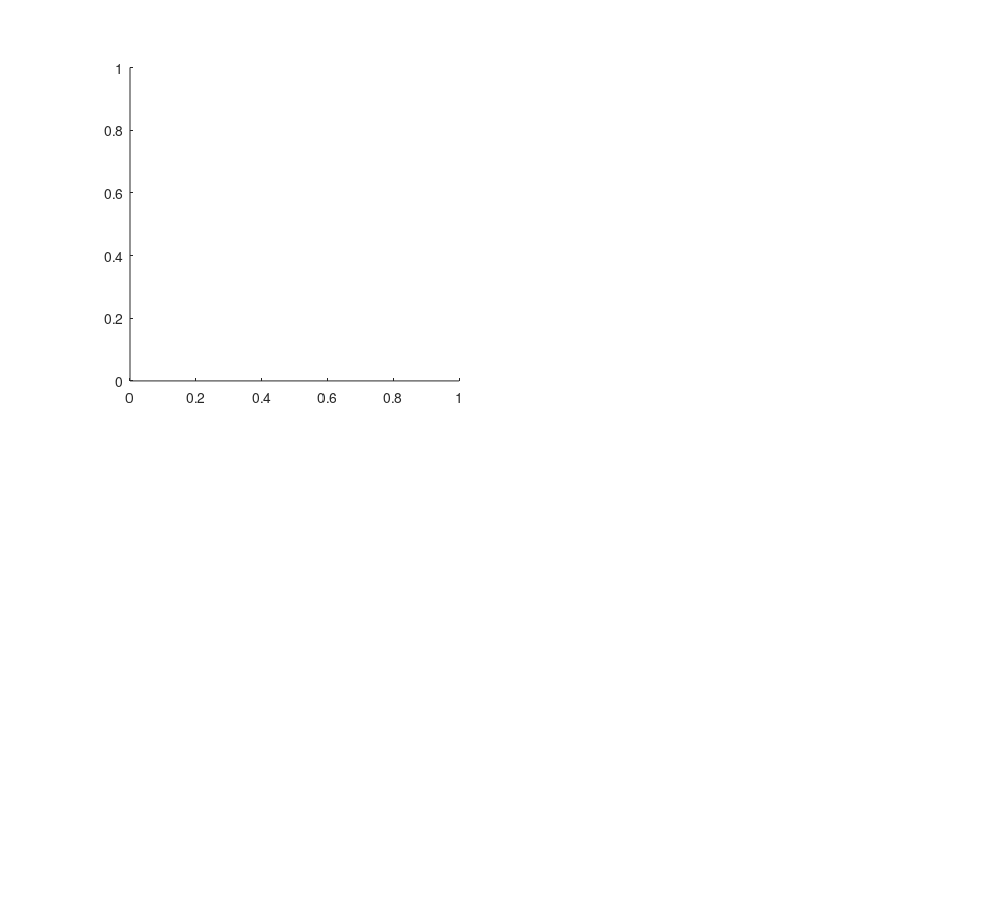

Here is the MATLAB script that generated this plot: (Note: this script raises an error after producing the figure.)
%% Plotting Extras
% This script generates plots related to the Monte Carlo simulations for 
% single-neuron activity. Ensure the data has been precomputed in the 
% Monte Carlo simulation for the single-neuron level within 
% `main_HH2D_stochastic.m` before running this script to visualize results.

%% Boxplots
% Distribution of integral of u^2
figure('Units', 'inches', 'Position', [0, 0, 10, 9], 'PaperPositionMode', 'auto', 'Renderer', 'painters');
subplot(2, 2, 1);
boxplot(J_u_ST_mat, D_new_values, 'Widths', 0.6);
xlabel('Noise Level', 'Interpreter', 'latex', 'FontSize', 10);
ylabel('$\int u^2$', 'Interpreter', 'latex', 'FontSize', 10);
title('Stochastic Control Solution', 'Interpreter', 'latex', 'FontSize', 12, 'FontWeight', 'bold');
subplot(2, 2, 2); 
boxplot(J_u_DT_mat, D_new_values, 'Widths', 0.6);
xlabel('Noise Level', 'Interpreter', 'latex', 'FontSize', 10);
ylabel('$\int u^2$', 'Interpreter', 'latex', 'FontSize', 10);
title('Deterministic Control Solution', 'Interpreter', 'latex', 'FontSize', 12, 'FontWeight', 'bold');
subplot(2, 2, 3);
boxplot(J_u_no_feedback_ST_mat, D_new_values, 'Widths', 0.6);
xlabel('Noise Level', 'Interpreter', 'latex', 'FontSize', 10);
ylabel('$\int u^2$', 'Interpreter', 'latex', 'FontSize', 10);
title('No Feedback Case (Stochastic)', 'Interpreter', 'latex', 'FontSize', 12, 'FontWeight', 'bold');
subplot(2, 2, 4);
boxplot(J_u_no_feedback_DT_mat, D_new_values, 'Widths', 0.6);
xlabel('Noise Level', 'Interpreter', 'latex', 'FontSize', 10);
ylabel('$\int u^2$', 'Interpreter', 'latex', 'FontSize', 10);
title('No Feedback Case (Deterministic)', 'Interpreter', 'latex', 'FontSize', 12, 'FontWeight', 'bold');
saveas(gcf, 'integral_of_u_squared', 'png');

% Distribution of euclidean norm of final point error
figure('Units', 'inches', 'Position', [0, 0, 10, 9]);
subplot(2, 2, 1);
boxplot(J_end_euclidean_ST_mat, D_new_values, 'Widths', 0.6);
title('Stochastic Control Solution', 'FontWeight', 'bold');
xlabel('Noise Level');
ylabel('Euclidean Norm');
subplot(2, 2, 2);
boxplot(J_end_euclidean_DT_mat, D_new_values, 'Widths', 0.6);
title('Deterministic Control Solution', 'FontWeight', 'bold');
xlabel('Noise Level');
ylabel('Euclidean Norm');
subplot(2, 2, 3);
boxplot(J_end_euclidean_no_feedback_ST_mat, D_new_values, 'Widths', 0.6);
title('No Feedback Case (Stochastic)', 'FontWeight', 'bold');
xlabel('Noise Level');
ylabel('Euclidean Norm');
subplot(2, 2, 4);
boxplot(J_end_euclidean_no_feedback_DT_mat, D_new_values, 'Widths', 0.6);
title('No Feedback Case (Deterministic)', 'FontWeight', 'bold');
xlabel('Noise Level');
ylabel('Euclidean Norm');
saveas(gcf, 'euclidean_norm_final_point_error', 'png');

% Distribution of exponential norm of final point error
figure('Units', 'inches', 'Position', [0, 0, 10, 9]);
subplot(2, 2, 1);
boxplot(J_end_exp_ST_mat, D_new_values, 'Widths', 0.6);
title('Stochastic Control Solution', 'FontWeight', 'bold');
xlabel('Noise Level');
ylabel('Exponential Norm');
subplot(2, 2, 2);
boxplot(J_end_exp_DT_mat, D_new_values, 'Widths', 0.6);
title('Deterministic Control Solution', 'FontWeight', 'bold');
xlabel('Noise Level');
ylabel('Exponential Norm');
subplot(2, 2, 3);
boxplot(J_end_exp_no_feedback_ST_mat, D_new_values, 'Widths', 0.6);
title('No Feedback Case (Stochastic)', 'FontWeight', 'bold');
xlabel('Noise Level');
ylabel('Exponential Norm');
subplot(2, 2, 4);
boxplot(J_end_exp_no_feedback_DT_mat, D_new_values, 'Widths', 0.6);
title('No Feedback Case (Deterministic)', 'FontWeight', 'bold');
xlabel('Noise Level');
ylabel('Exponential Norm');
saveas(gcf, 'exponential_norm_final_point_error', 'png');

% Distribution of total cost (euclidean + u^2 integral)
figure('Units', 'inches', 'Position', [0, 0, 10, 9]);
subplot(2, 2, 1);
boxplot(J_total_euclid_ST_mat, D_new_values, 'Widths', 0.6);
title('Stochastic Control Solution', 'Interpreter', 'latex', 'FontWeight', 'bold');
xlabel('Noise Level');
ylabel('Total Cost');
subplot(2, 2, 2);
boxplot(J_total_euclid_DT_mat, D_new_values, 'Widths', 0.6);
title('Deterministic Control Solution', 'Interpreter', 'latex', 'FontWeight', 'bold');
xlabel('Noise Level');
ylabel('Total Cost');
subplot(2, 2, 3);
boxplot(J_total_euclid_no_feedback_ST_mat, D_new_values, 'Widths', 0.6);
title('No Feedback Case (Stochastic)', 'Interpreter', 'latex', 'FontWeight', 'bold');
xlabel('Noise Level');
ylabel('Total Cost');
subplot(2, 2, 4);
boxplot(J_total_euclid_no_feedback_DT_mat, D_new_values, 'Widths', 0.6);
title('No Feedback Case (Deterministic)', 'Interpreter', 'latex', 'FontWeight', 'bold');
xlabel('Noise Level');
ylabel('Total Cost');
saveas(gcf, 'total_cost_euclidean_integral_u_squared', 'png');

% Distribution of total cost (exponential + u^2 integral = paper formula)
figure('Units', 'inches', 'Position', [0, 0, 10, 9], 'PaperPositionMode', 'auto', 'Renderer', 'painters');
subplot(2, 2, 1);
boxplot(J_total_ST_mat, D_new_values, 'Widths', 0.6);
title('Stochastic Control Solution', 'Interpreter', 'latex', 'FontSize', 12, 'FontWeight', 'bold');
xlabel('Noise Level', 'Interpreter', 'latex', 'FontSize', 10);
ylabel('Total Cost', 'Interpreter', 'latex', 'FontSize', 10);
ylim([0 1200]);

subplot(2, 2, 2);
boxplot(J_total_DT_mat, D_new_values, 'Widths', 0.6);
title('Deterministic Control Solution', 'Interpreter', 'latex', 'FontSize', 12, 'FontWeight', 'bold');
xlabel('Noise Level', 'Interpreter', 'latex', 'FontSize', 10);
ylabel('Total Cost', 'Interpreter', 'latex', 'FontSize', 10);
ylim([0 1200]);

subplot(2, 2, 3);
boxplot(J_total_no_feedback_ST_mat, D_new_values, 'Widths', 0.6);
title('No Feedback Case (Stochastic)', 'Interpreter', 'latex', 'FontSize', 12, 'FontWeight', 'bold');
xlabel('Noise Level', 'Interpreter', 'latex', 'FontSize', 10);
ylabel('Total Cost', 'Interpreter', 'latex', 'FontSize', 10);
ylim([0 1200]);

subplot(2, 2, 4);
boxplot(J_total_no_feedback_DT_mat, D_new_values, 'Widths', 0.6);
title('No Feedback Case (Deterministic)', 'Interpreter', 'latex', 'FontSize', 12, 'FontWeight', 'bold');
xlabel('Noise Level', 'Interpreter', 'latex', 'FontSize', 10);
ylabel('Total Cost', 'Interpreter', 'latex', 'FontSize', 10);
ylim([0 1200]);

saveas(gcf, 'total_cost_exponential_integral_u_squared', 'png');

% Distribution of v_end
figure('Units', 'inches', 'Position', [0, 0, 10, 9]);
subplot(2, 2, 1);
boxplot(J_v_end_ST_mat, D_new_values, 'Widths', 0.6);
title('Stochastic Control Solution', 'Interpreter', 'latex', 'FontWeight', 'bold');
xlabel('Noise Level');
ylabel('$v_{\mathrm{end}}$', 'Interpreter', 'latex');
subplot(2, 2, 2);
boxplot(J_v_end_DT_mat, D_new_values, 'Widths', 0.6);
title('Deterministic Control Solution', 'Interpreter', 'latex', 'FontWeight', 'bold');
xlabel('Noise Level');
ylabel('$v_{\mathrm{end}}$', 'Interpreter', 'latex');
subplot(2, 2, 3);
boxplot(J_v_end_no_feedback_ST_mat, D_new_values, 'Widths', 0.6);
title('No Feedback Case (Stochastic)', 'Interpreter', 'latex', 'FontWeight', 'bold');
xlabel('Noise Level');
ylabel('$v_{\mathrm{end}}$', 'Interpreter', 'latex');
subplot(2, 2, 4);
boxplot(J_v_end_no_feedback_DT_mat, D_new_values, 'Widths', 0.6);
title('No Feedback Case (deterministic)', 'Interpreter', 'latex', 'FontWeight', 'bold');
xlabel('Noise Level');
ylabel('$v_{\mathrm{end}}$', 'Interpreter', 'latex');
saveas(gcf, 'finalv', 'png');

% Distribution of n_end
figure('Units', 'inches', 'Position', [0, 0, 10, 9]);
subplot(2, 2, 1);
boxplot(J_n_end_ST_mat, D_new_values, 'Widths', 0.6);
title('Stochastic Control Solution', 'Interpreter', 'latex', 'FontWeight', 'bold');
xlabel('Noise Level');
ylabel('$n_{\mathrm{end}}$', 'Interpreter', 'latex');
subplot(2, 2, 2);
boxplot(J_n_end_ST_mat, D_new_values, 'Widths', 0.6);
title('Deterministic Control Solution', 'Interpreter', 'latex', 'FontWeight', 'bold');
xlabel('Noise Level');
ylabel('$n_{\mathrm{end}}$', 'Interpreter', 'latex');
subplot(2, 2, 3);
boxplot(J_n_end_no_feedback_ST_mat, D_new_values, 'Widths', 0.6);
title('No Feedback Case (Stochastic)', 'Interpreter', 'latex', 'FontWeight', 'bold');
xlabel('Noise Level');
ylabel('$n_{\mathrm{end}}$', 'Interpreter', 'latex');
subplot(2, 2, 4);
boxplot(J_n_end_no_feedback_DT_mat, D_new_values, 'Widths', 0.6);
title('No Feedback Case (deterministic)', 'Interpreter', 'latex', 'FontWeight', 'bold');
xlabel('Noise Level');
ylabel('$n_{\mathrm{end}}$', 'Interpreter', 'latex');
saveas(gcf, 'finalv', 'png');

%% Histogram Plots with Trend Lines
% Define line styles, markers, and colors based on the number of D_new_values
num_cases = length(D_new_values);
line_styles = cellstr(repmat('-', num_cases, 1));
markers = {'o', 's', 'd', '^', 'v', '>', '<', 'p', 'h'};
colors = {'r', 'b', 'g', 'm', 'c', 'k', 'y', [0.5, 0.5, 0.5], [0.75, 0, 0.75]};
legends = cell(1, num_cases);
for i = 1:num_cases
    legends{i} = sprintf('D = %.1f', D_new_values(i));
end

% Initialize matrices to store mean and variance values
mean_values = zeros(length(D_new_values), 6);
variance_values = zeros(length(D_new_values), 6);

% Set figure properties
fig_width = 10;
fig_height = 9;
font_size = 12;
line_width = 1.5;

% Distribution of integral of u^2
figure('Units', 'inches', 'Position', [0, 0, fig_width, fig_height], 'PaperPositionMode', 'auto', 'Renderer', 'painters');
subplot(2, 2, 1);
hold on;
for i = 1:length(D_new_values)
    [mean_val, var_val] = plotHistogramWithTrendLine(J_u_ST_mat(:, i), line_styles{i}, markers{mod(i-1, numel(markers))+1}, colors{mod(i-1, numel(colors))+1}, legends{i});
    mean_values(i, 1) = mean_val;
    variance_values(i, 1) = var_val;
end
hold off;
xlabel('$\int u^2$', 'Interpreter', 'latex', 'FontSize', font_size);
ylabel('Probability Density', 'Interpreter', 'latex', 'FontSize', font_size);
title('Stochastic Control Solution', 'Interpreter', 'latex', 'FontSize', font_size+2, 'FontWeight', 'bold');
legend('Location', 'northeast', 'FontSize', font_size-2, 'Box', 'off', 'Interpreter', 'latex');
set(gca, 'FontSize', font_size-2, 'LineWidth', line_width, 'TickLabelInterpreter', 'latex');

subplot(2, 2, 2);
hold on;
for i = 1:length(D_new_values)
    [mean_val, var_val] = plotHistogramWithTrendLine(J_u_DT_mat(:, i), line_styles{i}, markers{mod(i-1, numel(markers))+1}, colors{mod(i-1, numel(colors))+1}, legends{i});
    mean_values(i, 2) = mean_val;
    variance_values(i, 2) = var_val;
end
hold off;
xlabel('$\int u^2$', 'Interpreter', 'latex', 'FontSize', font_size);
ylabel('Probability Density', 'Interpreter', 'latex', 'FontSize', font_size);
title('Deterministic Control Solution', 'Interpreter', 'latex', 'FontSize', font_size+2, 'FontWeight', 'bold');
legend('Location', 'northeast', 'FontSize', font_size-2, 'Box', 'off', 'Interpreter', 'latex');
set(gca, 'FontSize', font_size-2, 'LineWidth', line_width, 'TickLabelInterpreter', 'latex');

subplot(2, 2, 3);
hold on;
for i = 1:length(D_new_values)
    [mean_val, var_val] = plotHistogramWithTrendLine(J_u_no_feedback_ST_mat(:, i), line_styles{i}, markers{mod(i-1, numel(markers))+1}, colors{mod(i-1, numel(colors))+1}, legends{i});
    mean_values(i, 3) = mean_val;
    variance_values(i, 3) = var_val;
end
hold off;
xlabel('$\int u^2$', 'Interpreter', 'latex', 'FontSize', font_size);
ylabel('Probability Density', 'Interpreter', 'latex', 'FontSize', font_size);
title('No Feedback Case (Stochastic)', 'Interpreter', 'latex', 'FontSize', font_size+2, 'FontWeight', 'bold');
legend('Location', 'northeast', 'FontSize', font_size-2, 'Box', 'off', 'Interpreter', 'latex');
set(gca, 'FontSize', font_size-2, 'LineWidth', line_width, 'TickLabelInterpreter', 'latex');

subplot(2, 2, 4);
hold on;
for i = 1:length(D_new_values)
    [mean_val, var_val] = plotHistogramWithTrendLine(J_u_no_feedback_DT_mat(:, i), line_styles{i}, markers{mod(i-1, numel(markers))+1}, colors{mod(i-1, numel(colors))+1}, legends{i});
    mean_values(i, 4) = mean_val;
    variance_values(i, 4) = var_val;
end
hold off;
xlabel('$\int u^2$', 'Interpreter', 'latex', 'FontSize', font_size);
ylabel('Probability Density', 'Interpreter', 'latex', 'FontSize', font_size);
title('No Feedback Case (Deterministic)', 'Interpreter', 'latex', 'FontSize', font_size+2, 'FontWeight', 'bold');
legend('Location', 'northeast', 'FontSize', font_size-2, 'Box', 'off', 'Interpreter', 'latex');
set(gca, 'FontSize', font_size-2, 'LineWidth', line_width, 'TickLabelInterpreter', 'latex');

saveas(gcf, 'integral_of_u_squared_distribution.png');

% Distribution of euclidean norm of final point error
figure('Units', 'inches', 'Position', [0, 0, fig_width, fig_height], 'PaperPositionMode', 'auto', 'Renderer', 'painters');
subplot(2, 2, 1);
hold on;
for i = 1:length(D_new_values)
    [mean_val, var_val] = plotHistogramWithTrendLine(J_end_euclidean_ST_mat(:, i), line_styles{i}, markers{mod(i-1, numel(markers))+1}, colors{mod(i-1, numel(colors))+1}, legends{i});
    mean_values(i, 5) = mean_val;
    variance_values(i, 5) = var_val;
end
hold off;
xlabel('Euclidean Norm', 'Interpreter', 'latex', 'FontSize', font_size);
ylabel('Probability Density', 'Interpreter', 'latex', 'FontSize', font_size);
title('Stochastic Control Solution', 'Interpreter', 'latex', 'FontSize', font_size+2, 'FontWeight', 'bold');
legend('Location', 'northeast', 'FontSize', font_size-2, 'Box', 'off', 'Interpreter', 'latex');
set(gca, 'FontSize', font_size-2, 'LineWidth', line_width, 'TickLabelInterpreter', 'latex');

subplot(2, 2, 2);
hold on;
for i = 1:length(D_new_values)
    [mean_val, var_val] = plotHistogramWithTrendLine(J_end_euclidean_DT_mat(:, i), line_styles{i}, markers{mod(i-1, numel(markers))+1}, colors{mod(i-1, numel(colors))+1}, legends{i});
    mean_values(i, 6) = mean_val;
    variance_values(i, 6) = var_val;
end
hold off;
xlabel('Euclidean Norm', 'Interpreter', 'latex', 'FontSize', font_size);
ylabel('Probability Density', 'Interpreter', 'latex', 'FontSize', font_size);
title('Deterministic Control Solution', 'Interpreter', 'latex', 'FontSize', font_size+2, 'FontWeight', 'bold');
legend('Location', 'northeast', 'FontSize', font_size-2, 'Box', 'off', 'Interpreter', 'latex');
set(gca, 'FontSize', font_size-2, 'LineWidth', line_width, 'TickLabelInterpreter', 'latex');

subplot(2, 2, 3);
hold on;
for i = 1:length(D_new_values)
    [mean_val, var_val] = plotHistogramWithTrendLine(J_end_euclidean_no_feedback_ST_mat(:, i), line_styles{i}, markers{mod(i-1, numel(markers))+1}, colors{mod(i-1, numel(colors))+1}, legends{i});
    mean_values(i, 7) = mean_val;
    variance_values(i, 7) = var_val;
end
hold off;
xlabel('Euclidean Norm', 'Interpreter', 'latex', 'FontSize', font_size);
ylabel('Probability Density', 'Interpreter', 'latex', 'FontSize', font_size);
title('No Feedback Case (Stochastic)', 'Interpreter', 'latex', 'FontSize', font_size+2, 'FontWeight', 'bold');
legend('Location', 'northeast', 'FontSize', font_size-2, 'Box', 'off', 'Interpreter', 'latex');
set(gca, 'FontSize', font_size-2, 'LineWidth', line_width, 'TickLabelInterpreter', 'latex');

subplot(2, 2, 4);
hold on;
for i = 1:length(D_new_values)
    [mean_val, var_val] = plotHistogramWithTrendLine(J_end_euclidean_no_feedback_DT_mat(:, i), line_styles{i}, markers{mod(i-1, numel(markers))+1}, colors{mod(i-1, numel(colors))+1}, legends{i});
    mean_values(i, 8) = mean_val;
    variance_values(i, 8) = var_val;
end
hold off;
xlabel('Euclidean Norm', 'Interpreter', 'latex', 'FontSize', font_size);
ylabel('Probability Density', 'Interpreter', 'latex', 'FontSize', font_size);
title('No Feedback Case (Deterministic)', 'Interpreter', 'latex', 'FontSize', font_size+2, 'FontWeight', 'bold');
legend('Location', 'northeast', 'FontSize', font_size-2, 'Box', 'off', 'Interpreter', 'latex');
set(gca, 'FontSize', font_size-2, 'LineWidth', line_width, 'TickLabelInterpreter', 'latex');

saveas(gcf, 'euclidean_norm_final_point_error_distribution.png');

% Distribution of exponential norm of final point error
figure('Units', 'inches', 'Position', [0, 0, fig_width, fig_height], 'PaperPositionMode', 'auto', 'Renderer', 'painters');
subplot(2, 2, 1);
hold on;
for i = 1:length(D_new_values)
    [mean_val, var_val] = plotHistogramWithTrendLine(J_end_exp_ST_mat(:, i), line_styles{i}, markers{mod(i-1, numel(markers))+1}, colors{mod(i-1, numel(colors))+1}, legends{i});
    mean_values(i, 9) = mean_val;
    variance_values(i, 9) = var_val;
end
hold off;
xlabel('Exponential Norm', 'Interpreter', 'latex', 'FontSize', font_size);
ylabel('Probability Density', 'Interpreter', 'latex', 'FontSize', font_size);
title('Stochastic Control Solution', 'Interpreter', 'latex', 'FontSize', font_size+2, 'FontWeight', 'bold');
legend('Location', 'northeast', 'FontSize', font_size-2, 'Box', 'off', 'Interpreter', 'latex');
set(gca, 'FontSize', font_size-2, 'LineWidth', line_width, 'TickLabelInterpreter', 'latex');

subplot(2, 2, 2);
hold on;
for i = 1:length(D_new_values)
    [mean_val, var_val] = plotHistogramWithTrendLine(J_end_exp_DT_mat(:, i), line_styles{i}, markers{mod(i-1, numel(markers))+1}, colors{mod(i-1, numel(colors))+1}, legends{i});
    mean_values(i, 10) = mean_val;
    variance_values(i, 10) = var_val;
end
hold off;
xlabel('Exponential Norm', 'Interpreter', 'latex', 'FontSize', font_size);
ylabel('Probability Density', 'Interpreter', 'latex', 'FontSize', font_size);
title('Deterministic Control Solution', 'Interpreter', 'latex', 'FontSize', font_size+2, 'FontWeight', 'bold');
legend('Location', 'northeast', 'FontSize', font_size-2, 'Box', 'off', 'Interpreter', 'latex');
set(gca, 'FontSize', font_size-2, 'LineWidth', line_width, 'TickLabelInterpreter', 'latex');

subplot(2, 2, 3);
hold on;
for i = 1:length(D_new_values)
    [mean_val, var_val] = plotHistogramWithTrendLine(J_end_exp_no_feedback_ST_mat(:, i), line_styles{i}, markers{mod(i-1, numel(markers))+1}, colors{mod(i-1, numel(colors))+1}, legends{i});
    mean_values(i, 11) = mean_val;
    variance_values(i, 11) = var_val;
end
hold off;
xlabel('Exponential Norm', 'Interpreter', 'latex', 'FontSize', font_size);
ylabel('Probability Density', 'Interpreter', 'latex', 'FontSize', font_size);
title('No Feedback Case (Stochastic)', 'Interpreter', 'latex', 'FontSize', font_size+2, 'FontWeight', 'bold');
legend('Location', 'northeast', 'FontSize', font_size-2, 'Box', 'off', 'Interpreter', 'latex');
set(gca, 'FontSize', font_size-2, 'LineWidth', line_width, 'TickLabelInterpreter', 'latex');

subplot(2, 2, 4);
hold on;
for i = 1:length(D_new_values)
    [mean_val, var_val] = plotHistogramWithTrendLine(J_end_exp_no_feedback_DT_mat(:, i), line_styles{i}, markers{mod(i-1, numel(markers))+1}, colors{mod(i-1, numel(colors))+1}, legends{i});
    mean_values(i, 11) = mean_val;
    variance_values(i, 11) = var_val;
end
hold off;
xlabel('Exponential Norm', 'Interpreter', 'latex', 'FontSize', font_size);
ylabel('Probability Density', 'Interpreter', 'latex', 'FontSize', font_size);
title('No Feedback Case (Deterministic)', 'Interpreter', 'latex', 'FontSize', font_size+2, 'FontWeight', 'bold');
legend('Location', 'northeast', 'FontSize', font_size-2, 'Box', 'off', 'Interpreter', 'latex');
set(gca, 'FontSize', font_size-2, 'LineWidth', line_width, 'TickLabelInterpreter', 'latex');

% Distribution of total cost (euclidean + u^2 integral)
figure('Units', 'inches', 'Position', [0, 0, fig_width, fig_height], 'PaperPositionMode', 'auto', 'Renderer', 'painters');
subplot(2, 2, 1);
hold on;
for i = 1:length(D_new_values)
    [mean_val, var_val] = plotHistogramWithTrendLine(J_total_euclid_ST_mat(:, i), line_styles{i}, markers{mod(i-1, numel(markers))+1}, colors{mod(i-1, numel(colors))+1}, legends{i});
    mean_values(i, 13) = mean_val;
    variance_values(i, 13) = var_val;
end
hold off;
xlabel('Total Cost (Euclidean)', 'Interpreter', 'latex', 'FontSize', font_size);
ylabel('Probability Density', 'Interpreter', 'latex', 'FontSize', font_size);
title('Stochastic Control Solution', 'Interpreter', 'latex', 'FontSize', font_size+2, 'FontWeight', 'bold');
legend('Location', 'northeast', 'FontSize', font_size-2, 'Box', 'off', 'Interpreter', 'latex');
set(gca, 'FontSize', font_size-2, 'LineWidth', line_width, 'TickLabelInterpreter', 'latex');

subplot(2, 2, 2);
hold on;
for i = 1:length(D_new_values)
    [mean_val, var_val] = plotHistogramWithTrendLine(J_total_euclid_DT_mat(:, i), line_styles{i}, markers{mod(i-1, numel(markers))+1}, colors{mod(i-1, numel(colors))+1}, legends{i});
    mean_values(i, 14) = mean_val;
    variance_values(i, 14) = var_val;
end
hold off;
xlabel('Total Cost (Euclidean)', 'Interpreter', 'latex', 'FontSize', font_size);
ylabel('Probability Density', 'Interpreter', 'latex', 'FontSize', font_size);
title('Deterministic Control Solution', 'Interpreter', 'latex', 'FontSize', font_size+2, 'FontWeight', 'bold');
legend('Location', 'northeast', 'FontSize', font_size-2, 'Box', 'off', 'Interpreter', 'latex');
set(gca, 'FontSize', font_size-2, 'LineWidth', line_width, 'TickLabelInterpreter', 'latex');

subplot(2, 2, 3);
hold on;
for i = 1:length(D_new_values)
    [mean_val, var_val] = plotHistogramWithTrendLine(J_total_euclid_no_feedback_ST_mat(:, i), line_styles{i}, markers{mod(i-1, numel(markers))+1}, colors{mod(i-1, numel(colors))+1}, legends{i});
    mean_values(i, 15) = mean_val;
    variance_values(i, 15) = var_val;
end
hold off;
xlabel('Total Cost (Euclidean)', 'Interpreter', 'latex', 'FontSize', font_size);
ylabel('Probability Density', 'Interpreter', 'latex', 'FontSize', font_size);
title('No Feedback Case (Stochastic)', 'Interpreter', 'latex', 'FontSize', font_size+2, 'FontWeight', 'bold');
legend('Location', 'northeast', 'FontSize', font_size-2, 'Box', 'off', 'Interpreter', 'latex');
set(gca, 'FontSize', font_size-2, 'LineWidth', line_width, 'TickLabelInterpreter', 'latex');

subplot(2, 2, 4);
hold on;
for i = 1:length(D_new_values)
    [mean_val, var_val] = plotHistogramWithTrendLine(J_total_euclid_no_feedback_DT_mat(:, i), line_styles{i}, markers{mod(i-1, numel(markers))+1}, colors{mod(i-1, numel(colors))+1}, legends{i});
    mean_values(i, 16) = mean_val;
    variance_values(i, 16) = var_val;
end
hold off;
xlabel('Total Cost (Euclidean)', 'Interpreter', 'latex', 'FontSize', font_size);
ylabel('Probability Density', 'Interpreter', 'latex', 'FontSize', font_size);
title('No Feedback Case (Deterministic)', 'Interpreter', 'latex', 'FontSize', font_size+2, 'FontWeight', 'bold');
legend('Location', 'northeast', 'FontSize', font_size-2, 'Box', 'off', 'Interpreter', 'latex');
set(gca, 'FontSize', font_size-2, 'LineWidth', line_width, 'TickLabelInterpreter', 'latex');

saveas(gcf, 'total_cost_euclidean_distribution.png');

% Distribution of total cost (exponential + u^2 integral = paper formula)
figure('Units', 'inches', 'Position', [0, 0, fig_width, fig_height], 'PaperPositionMode', 'auto', 'Renderer', 'painters');
subplot(2, 2, 1);
hold on;
for i = 1:length(D_new_values)
    [mean_val, var_val] = plotHistogramWithTrendLine(J_total_ST_mat(:, i), line_styles{i}, markers{mod(i-1, numel(markers))+1}, colors{mod(i-1, numel(colors))+1}, legends{i});
    mean_values(i, 17) = mean_val;
    variance_values(i, 17) = var_val;
end
hold off;
xlabel('Total Cost (Exponential)', 'Interpreter', 'latex', 'FontSize', font_size);
ylabel('Probability Density', 'Interpreter', 'latex', 'FontSize', font_size);
title('Stochastic Control Solution', 'Interpreter', 'latex', 'FontSize', font_size+2, 'FontWeight', 'bold');
legend('Location', 'northeast', 'FontSize', font_size-2, 'Box', 'off', 'Interpreter', 'latex');
set(gca, 'FontSize', font_size-2, 'LineWidth', line_width, 'TickLabelInterpreter', 'latex');

subplot(2, 2, 2);
hold on;
for i = 1:length(D_new_values)
    [mean_val, var_val] = plotHistogramWithTrendLine(J_total_DT_mat(:, i), line_styles{i}, markers{mod(i-1, numel(markers))+1}, colors{mod(i-1, numel(colors))+1}, legends{i});
    mean_values(i, 18) = mean_val;
    variance_values(i, 18) = var_val;
end
hold off;
xlabel('Total Cost (Exponential)', 'Interpreter', 'latex', 'FontSize', font_size);
ylabel('Probability Density', 'Interpreter', 'latex', 'FontSize', font_size);
title('Deterministic Control Solution', 'Interpreter', 'latex', 'FontSize', font_size+2, 'FontWeight', 'bold');
legend('Location', 'northeast', 'FontSize', font_size-2, 'Box', 'off', 'Interpreter', 'latex');
set(gca, 'FontSize', font_size-2, 'LineWidth', line_width, 'TickLabelInterpreter', 'latex');

subplot(2, 2, 3);
hold on;
for i = 1:length(D_new_values)
    [mean_val, var_val] = plotHistogramWithTrendLine(J_total_no_feedback_ST_mat(:, i), line_styles{i}, markers{mod(i-1, numel(markers))+1}, colors{mod(i-1, numel(colors))+1}, legends{i});
    mean_values(i, 19) = mean_val;
    variance_values(i, 19) = var_val;
end
hold off;
xlabel('Total Cost (Exponential)', 'Interpreter', 'latex', 'FontSize', font_size);
ylabel('Probability Density', 'Interpreter', 'latex', 'FontSize', font_size);
title('No Feedback Case (Stochastic)', 'Interpreter', 'latex', 'FontSize', font_size+2, 'FontWeight', 'bold');
legend('Location', 'northeast', 'FontSize', font_size-2, 'Box', 'off', 'Interpreter', 'latex');
set(gca, 'FontSize', font_size-2, 'LineWidth', line_width, 'TickLabelInterpreter', 'latex');

subplot(2, 2, 4);
hold on;
for i = 1:length(D_new_values)
    [mean_val, var_val] = plotHistogramWithTrendLine(J_total_no_feedback_DT_mat(:, i), line_styles{i}, markers{mod(i-1, numel(markers))+1}, colors{mod(i-1, numel(colors))+1}, legends{i});
    mean_values(i, 20) = mean_val;
    variance_values(i, 20) = var_val;
end
hold off;
xlabel('Total Cost (Exponential)', 'Interpreter', 'latex', 'FontSize', font_size);
ylabel('Probability Density', 'Interpreter', 'latex', 'FontSize', font_size);
title('No Feedback Case (Deterministic)', 'Interpreter', 'latex', 'FontSize', font_size+2, 'FontWeight', 'bold');
legend('Location', 'northeast', 'FontSize', font_size-2, 'Box', 'off', 'Interpreter', 'latex');
set(gca, 'FontSize', font_size-2, 'LineWidth', line_width, 'TickLabelInterpreter', 'latex');

saveas(gcf, 'total_cost_exponential_distribution.png');

% Distribution of n_end
figure('Units', 'inches', 'Position', [0, 0, fig_width, fig_height], 'PaperPositionMode', 'auto', 'Renderer', 'painters');
subplot(2, 2, 1);
hold on;
for i = 1:length(D_new_values)
    [mean_val, var_val] = plotHistogramWithTrendLine(J_n_end_ST_mat(:, i), line_styles{i}, markers{mod(i-1, numel(markers))+1}, colors{mod(i-1, numel(colors))+1}, legends{i});
    mean_values(i, 21) = mean_val;
    variance_values(i, 21) = var_val;
end
hold off;
xlabel('$n_{end}$', 'Interpreter', 'latex', 'FontSize', font_size);
ylabel('Probability Density', 'Interpreter', 'latex', 'FontSize', font_size);
title('Stochastic Control Solution', 'Interpreter', 'latex', 'FontSize', font_size+2, 'FontWeight', 'bold');
legend('Location', 'northeast', 'FontSize', font_size-2, 'Box', 'off', 'Interpreter', 'latex');
set(gca, 'FontSize', font_size-2, 'LineWidth', line_width, 'TickLabelInterpreter', 'latex');

subplot(2, 2, 2);
hold on;
for i = 1:length(D_new_values)
    [mean_val, var_val] = plotHistogramWithTrendLine(J_n_end_DT_mat(:, i), line_styles{i}, markers{mod(i-1, numel(markers))+1}, colors{mod(i-1, numel(colors))+1}, legends{i});
    mean_values(i, 22) = mean_val;
    variance_values(i, 22) = var_val;
end
hold off;
xlabel('$n_{end}$', 'Interpreter', 'latex', 'FontSize', font_size);
ylabel('Probability Density', 'Interpreter', 'latex', 'FontSize', font_size);
title('Deterministic Control Solution', 'Interpreter', 'latex', 'FontSize', font_size+2, 'FontWeight', 'bold');
legend('Location', 'northeast', 'FontSize', font_size-2, 'Box', 'off', 'Interpreter', 'latex');
set(gca, 'FontSize', font_size-2, 'LineWidth', line_width, 'TickLabelInterpreter', 'latex');

subplot(2, 2, 3);
hold on;
for i = 1:length(D_new_values)
    [mean_val, var_val] = plotHistogramWithTrendLine(J_n_end_no_feedback_ST_mat(:, i), line_styles{i}, markers{mod(i-1, numel(markers))+1}, colors{mod(i-1, numel(colors))+1}, legends{i});
    mean_values(i, 23) = mean_val;
    variance_values(i, 23) = var_val;
end
hold off;
xlabel('$n_{end}$', 'Interpreter', 'latex', 'FontSize', font_size);
ylabel('Probability Density', 'Interpreter', 'latex', 'FontSize', font_size);
title('No Feedback Case (Stochastic)', 'Interpreter', 'latex', 'FontSize', font_size+2, 'FontWeight', 'bold');
legend('Location', 'northeast', 'FontSize', font_size-2, 'Box', 'off', 'Interpreter', 'latex');
set(gca, 'FontSize', font_size-2, 'LineWidth', line_width, 'TickLabelInterpreter', 'latex');

subplot(2, 2, 4);
hold on;
for i = 1:length(D_new_values)
    [mean_val, var_val] = plotHistogramWithTrendLine(J_n_end_no_feedback_DT_mat(:, i), line_styles{i}, markers{mod(i-1, numel(markers))+1}, colors{mod(i-1, numel(colors))+1}, legends{i});
    mean_values(i, 24) = mean_val;
    variance_values(i, 24) = var_val;
end
hold off;
xlabel('$n_{end}$', 'Interpreter', 'latex', 'FontSize', font_size);
ylabel('Probability Density', 'Interpreter', 'latex', 'FontSize', font_size);
title('No Feedback Case (Deterministic)', 'Interpreter', 'latex', 'FontSize', font_size+2, 'FontWeight', 'bold');
legend('Location', 'northeast', 'FontSize', font_size-2, 'Box', 'off', 'Interpreter', 'latex');
set(gca, 'FontSize', font_size-2, 'LineWidth', line_width, 'TickLabelInterpreter', 'latex');

saveas(gcf, 'n_end_distribution.png');

% Distribution of v_end
figure('Units', 'inches', 'Position', [0, 0, fig_width, fig_height], 'PaperPositionMode', 'auto', 'Renderer', 'painters');
subplot(2, 2, 1);
hold on;
for i = 1:length(D_new_values)
    [mean_val, var_val] = plotHistogramWithTrendLine(J_v_end_ST_mat(:, i), line_styles{i}, markers{mod(i-1, numel(markers))+1}, colors{mod(i-1, numel(colors))+1}, legends{i});
    mean_values(i, 21) = mean_val;
    variance_values(i, 21) = var_val;
end
hold off;
xlabel('$v_{end}$', 'Interpreter', 'latex', 'FontSize', font_size);
ylabel('Probability Density', 'Interpreter', 'latex', 'FontSize', font_size);
title('Stochastic Control Solution', 'Interpreter', 'latex', 'FontSize', font_size+2, 'FontWeight', 'bold');
legend('Location', 'northeast', 'FontSize', font_size-2, 'Box', 'off', 'Interpreter', 'latex');
set(gca, 'FontSize', font_size-2, 'LineWidth', line_width, 'TickLabelInterpreter', 'latex');

subplot(2, 2, 2);
hold on;
for i = 1:length(D_new_values)
    [mean_val, var_val] = plotHistogramWithTrendLine(J_v_end_DT_mat(:, i), line_styles{i}, markers{mod(i-1, numel(markers))+1}, colors{mod(i-1, numel(colors))+1}, legends{i});
    mean_values(i, 22) = mean_val;
    variance_values(i, 22) = var_val;
end
hold off;
xlabel('$v_{end}$', 'Interpreter', 'latex', 'FontSize', font_size);
ylabel('Probability Density', 'Interpreter', 'latex', 'FontSize', font_size);
title('Deterministic Control Solution', 'Interpreter', 'latex', 'FontSize', font_size+2, 'FontWeight', 'bold');
legend('Location', 'northeast', 'FontSize', font_size-2, 'Box', 'off', 'Interpreter', 'latex');
set(gca, 'FontSize', font_size-2, 'LineWidth', line_width, 'TickLabelInterpreter', 'latex');

subplot(2, 2, 3);
hold on;
for i = 1:length(D_new_values)
    [mean_val, var_val] = plotHistogramWithTrendLine(J_v_end_no_feedback_ST_mat(:, i), line_styles{i}, markers{mod(i-1, numel(markers))+1}, colors{mod(i-1, numel(colors))+1}, legends{i});
    mean_values(i, 23) = mean_val;
    variance_values(i, 23) = var_val;
end
hold off;
xlabel('$v_{end}$', 'Interpreter', 'latex', 'FontSize', font_size);
ylabel('Probability Density', 'Interpreter', 'latex', 'FontSize', font_size);
title('No Feedback Case (Stochastic)', 'Interpreter', 'latex', 'FontSize', font_size+2, 'FontWeight', 'bold');
legend('Location', 'northeast', 'FontSize', font_size-2, 'Box', 'off', 'Interpreter', 'latex');
set(gca, 'FontSize', font_size-2, 'LineWidth', line_width, 'TickLabelInterpreter', 'latex');

subplot(2, 2, 4);
hold on;
for i = 1:length(D_new_values)
    [mean_val, var_val] = plotHistogramWithTrendLine(J_v_end_no_feedback_DT_mat(:, i), line_styles{i}, markers{mod(i-1, numel(markers))+1}, colors{mod(i-1, numel(colors))+1}, legends{i});
    mean_values(i, 24) = mean_val;
    variance_values(i, 24) = var_val;
end
hold off;
xlabel('$v_{end}$', 'Interpreter', 'latex', 'FontSize', font_size);
ylabel('Probability Density', 'Interpreter', 'latex', 'FontSize', font_size);
title('No Feedback Case (Deterministic)', 'Interpreter', 'latex', 'FontSize', font_size+2, 'FontWeight', 'bold');
legend('Location', 'northeast', 'FontSize', font_size-2, 'Box', 'off', 'Interpreter', 'latex');
set(gca, 'FontSize', font_size-2, 'LineWidth', line_width, 'TickLabelInterpreter', 'latex');

saveas(gcf, 'v_end_distribution.png');

%%
% Create a table with the mean and variance values
table_data = [mean_values, variance_values];
row_names = legends;
col_names = {};

% Construct column names dynamically
case_titles = {'StoControl', 'DetControl', 'NoFeedStoc', 'NoFeedDet'};

for i = 1:length(case_titles)
    col_names{end+1} = sprintf('%s_IntU2_Mean', case_titles{i});
    col_names{end+1} = sprintf('%s_IntU2_Var', case_titles{i});
    col_names{end+1} = sprintf('%s_EucNorm_Mean', case_titles{i});
    col_names{end+1} = sprintf('%s_EucNorm_Var', case_titles{i});
    col_names{end+1} = sprintf('%s_ExpNorm_Mean', case_titles{i});
    col_names{end+1} = sprintf('%s_ExpNorm_Var', case_titles{i});
    col_names{end+1} = sprintf('%s_TotCostEuc_Mean', case_titles{i});
    col_names{end+1} = sprintf('%s_TotCostEuc_Var', case_titles{i});
    col_names{end+1} = sprintf('%s_TotCostExp_Mean', case_titles{i});
    col_names{end+1} = sprintf('%s_TotCostExp_Var', case_titles{i});
    col_names{end+1} = sprintf('%s_VEnd_Mean', case_titles{i});
    col_names{end+1} = sprintf('%s_VEnd_Var', case_titles{i});
end

table_data = array2table(table_data, 'RowNames', row_names, 'VariableNames', col_names);

% Display the table
disp(table_data)

% Convert the table to a cell array
cell_data = table2cell(table_data);

